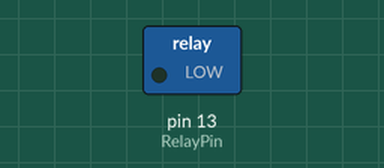
Recording of a sketch running on a simulated Arduino Uno, built with avr-gcc and run on an emulated ATmega328P. On the bench: switched loads named in the sketch (green lamp = pin HIGH). Dashed ring = blinking.

Above: at 0.5 s.
Timing chart, 0 to 4.6 s (numbered marks = the images above):
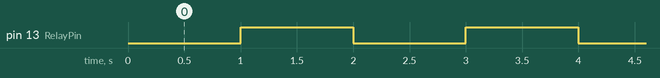

Measured:
- by itself, pin 13 (RelayPin): alternates HIGH for 1.0 s and LOW for 1.0 s

The sketch:

exp17-1.ino
```cpp
#define RelayPin  13
void setup()
{
   pinMode(RelayPin, OUTPUT);
}

void loop()
{
   digitalWrite(RelayPin, LOW);
   delay(1000);
   digitalWrite(RelayPin, HIGH);
   delay(1000);
}
```
